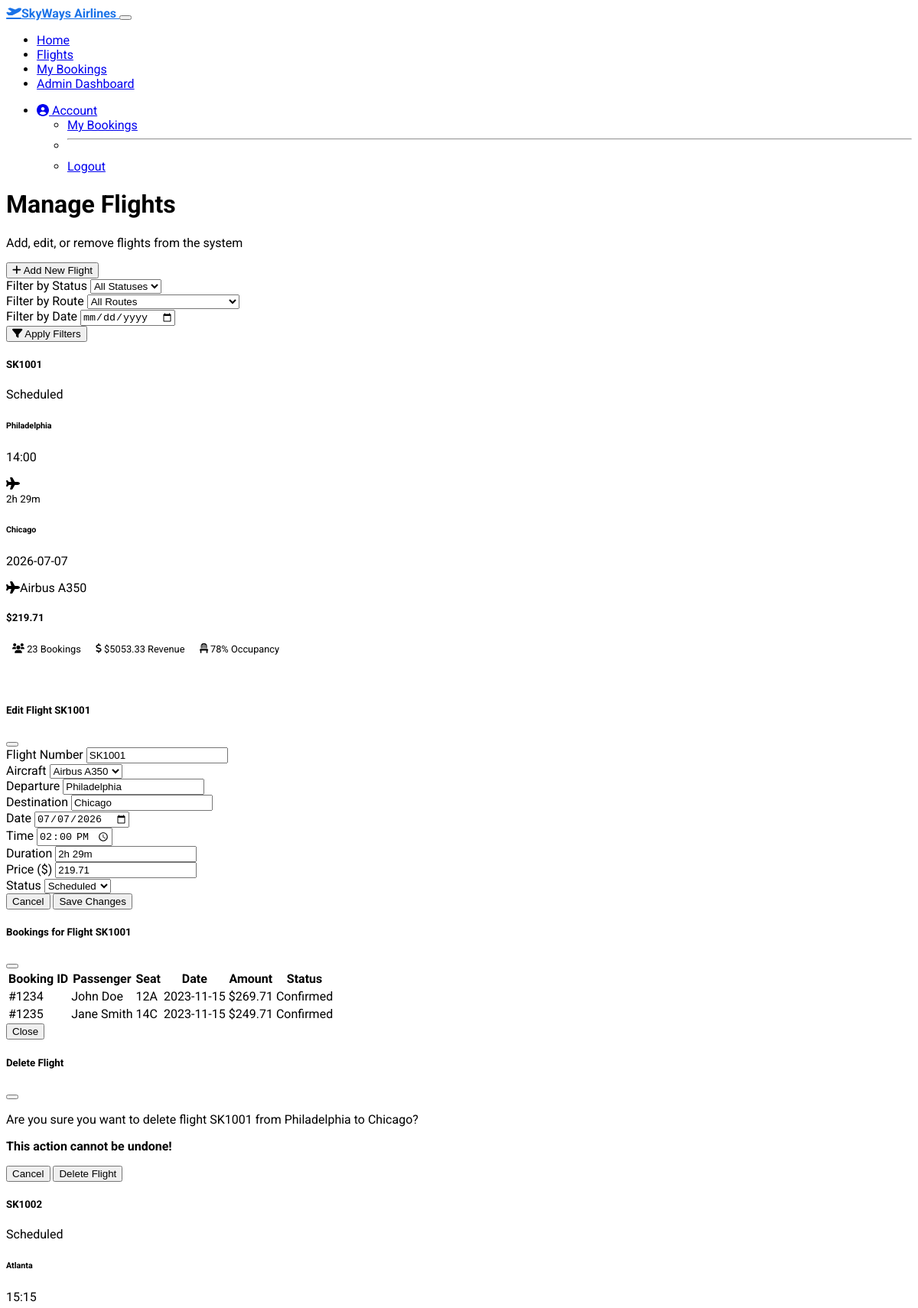
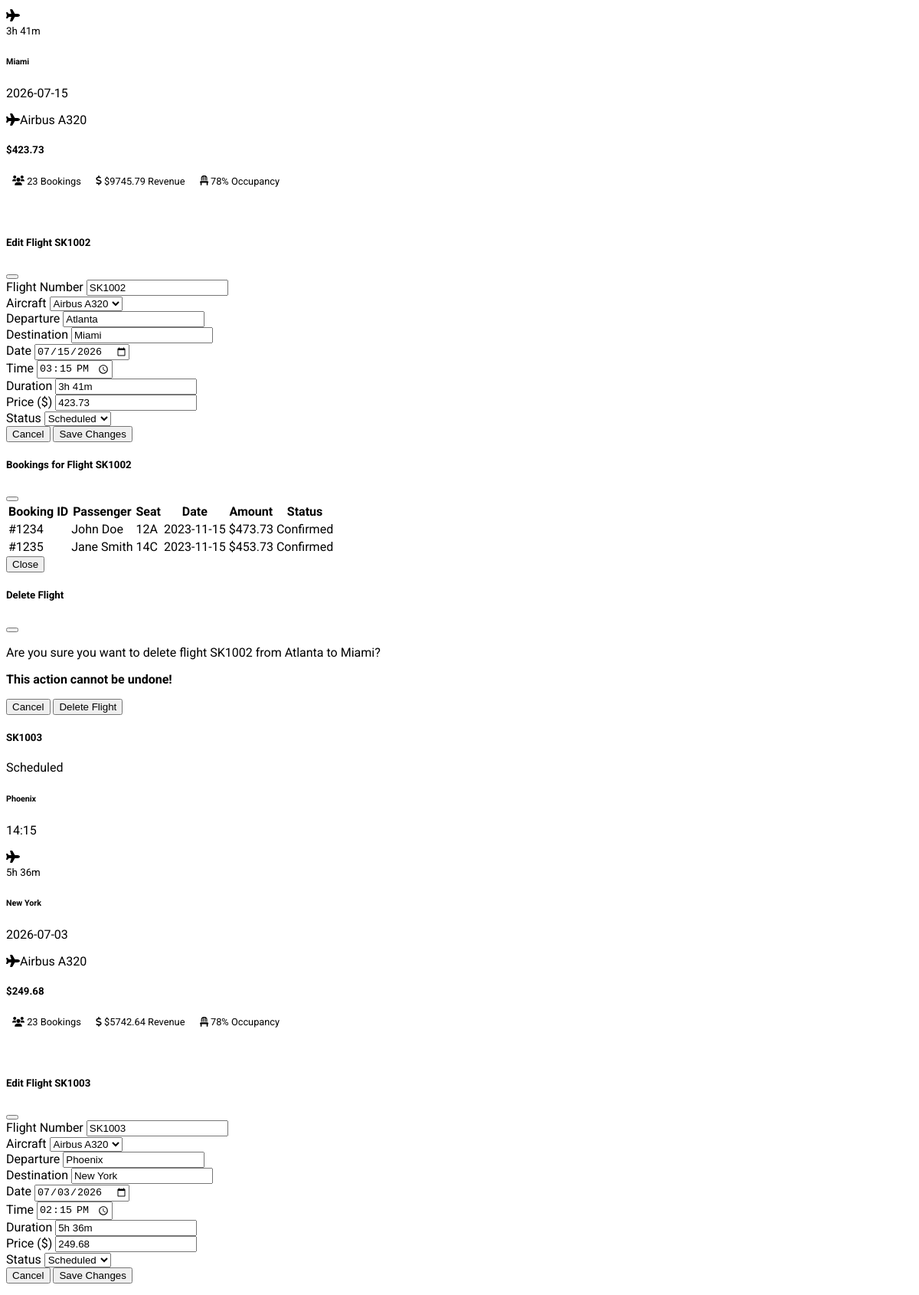
The page /admin/flights (signed in, upper part) on the database its author committed (2 pictures, top to bottom).
### models.py (models this page shows)
class Flight(db.Model):
    __tablename__ = 'flights'
    id = db.Column(db.Integer, primary_key=True)
    flight_number = db.Column(db.String(10), nullable=False)
    departure = db.Column(db.String(100), nullable=False)
    destination = db.Column(db.String(100), nullable=False)
    date = db.Column(db.String(10), nullable=False)
    time = db.Column(db.String(10), nullable=False)
    duration = db.Column(db.String(10), nullable=False)
    price = db.Column(db.Float, nullable=False)
    aircraft = db.Column(db.String(100), nullable=False)
    status = db.Column(db.String(20), default='Scheduled')
    bookings = db.relationship('Booking', backref='flight', lazy=True)

### app.py (the view)
@app.route('/admin/flights')
@admin_required
def admin_flights():
    all_flights = get_flights()
    return render_template('admin/manage_flights.html', flights=all_flights)

### models.py (called while the page is built)
def get_user_by_id(user_id):
    return User.query.get(user_id)

def get_flights():
    return Flight.query.all()

### utils.py (called while the page is built)
def admin_required(f):
    @wraps(f)
    def decorated_function(*args, **kwargs):
        if 'user_id' not in session:
            flash('Please log in to access this page', 'warning')
            return redirect(url_for('login'))
        user = get_user_by_id(session['user_id'])
        if not user or not user.is_admin:
            flash('You do not have permission to access this page', 'danger')
            return redirect(url_for('index'))
        return f(*args, **kwargs)
    return decorated_function

### templates/admin/manage_flights.html (shortened to what this page needs)
{% extends 'base.html' %}
{% block content %}
<div class="d-flex justify-content-between align-items-center mb-4">
    <div>
        <h1 class="mb-1">Manage Flights</h1>
        <p class="text-muted">Add, edit, or remove flights from the system</p>
    </div>
    <div>
        <button class="btn btn-primary" data-bs-toggle="modal" data-bs-target="#addFlightModal">
            <i class="fas fa-plus me-2"></i> Add New Flight
        </button>
    </div>
</div>
<div class="card mb-4">
    <div class="card-body">
        <div class="row">
            <div class="col-md-3 mb-3 mb-md-0">
                <label class="form-label">Filter by Status</label>
                <select class="form-select" id="status-filter">
                    <option selected>All Statuses</option>
                </select>
            </div>
            <div class="col-md-3 mb-3 mb-md-0">
                <label class="form-label">Filter by Route</label>
                <select class="form-select" id="route-filter">
                    <option selected>All Routes</option>
                </select>
            </div>
            <div class="col-md-3 mb-3 mb-md-0">
                <label class="form-label">Filter by Date</label>
                <input type="date" class="form-control" id="date-filter">
            </div>
            <div class="col-md-3 d-flex align-items-end">
                <button class="btn btn-primary w-100" id="apply-filters">
                    <i class="fas fa-filter me-2"></i> Apply Filters
                </button>
            </div>
        </div>
    </div>
</div>
<div class="row" id="flight-list">
    {% for flight in flights %}
        <div class="col-md-6 mb-4">
            <div class="card flight-card h-100">
                <div class="card-header bg-primary text-white d-flex justify-content-between align-items-center">
                    <h5 class="mb-0">{{ flight.flight_number }}</h5>
                    <span class="badge bg-{{ 'success' if flight.status == 'Scheduled' else 'warning' if flight.status == 'Delayed' else 'danger' }}">
                        {{ flight.status }}
                    </span>
                </div>
                <div class="card-body">
                    <div class="row mb-3">
                        <div class="col-5 text-center">
                            <h6>{{ flight.departure }}</h6>
                            <p class="text-muted mb-0">{{ flight.time }}</p>
                        </div>
                        <div class="col-2 text-center d-flex flex-column align-items-center justify-content-center">
                            <div class="flight-path">
                                <i class="fas fa-plane text-primary"></i>
                            </div>
                            <small class="text-muted">{{ flight.duration }}</small>
                        </div>
                        <div class="col-5 text-center">
                            <h6>{{ flight.destination }}</h6>
                            <p class="text-muted mb-0">{{ flight.date }}</p>
                        </div>
                    </div>
                    <div class="d-flex justify-content-between align-items-center">
                        <div>
                            <p class="mb-1"><i class="fas fa-plane me-2"></i>{{ flight.aircraft }}</p>
                        </div>
                        <div>
                            <h5 class="text-primary mb-0">${{ "%.2f"|format(flight.price) }}</h5>
                        </div>
                    </div>
                    <div class="mt-3 d-flex gap-2 flex-wrap">
                        <span class="badge bg-primary bg-opacity-10 text-primary stats-badge">
                            <i class="fas fa-users me-1"></i> 23 Bookings
                        </span>
                        <span class="badge bg-success bg-opacity-10 text-success stats-badge">
                            <i class="fas fa-dollar-sign me-1"></i> ${{ "%.2f"|format(flight.price * 23) }} Revenue
                        </span>
                        <span class="badge bg-info bg-opacity-10 text-info stats-badge">
                            <i class="fas fa-chair me-1"></i> 78% Occupancy
                        </span>
                    </div>
                </div>
                <div class="card-footer">
                    <div class="d-flex justify-content-between">
                    </div>
                </div>
            </div>
        </div>
        <div class="modal fade" id="editFlightModal{{ flight.id }}" tabindex="-1" aria-hidden="true">
            <div class="modal-dialog modal-lg">
                <div class="modal-content">
                    <div class="modal-header">
                        <h5 class="modal-title">Edit Flight {{ flight.flight_number }}</h5>
                        <button type="button" class="btn-close" data-bs-dismiss="modal" aria-label="Close"></button>
                    </div>
                    <div class="modal-body">
                        <form>
                            <div class="row mb-3">
                                <div class="col-md-6">
                                    <label class="form-label">Flight Number</label>
                                    <input type="text" class="form-control" value="{{ flight.flight_number }}">
                                </div>
                                <div class="col-md-6">
                                    <label class="form-label">Aircraft</label>
                                    <select class="form-select">
                                        <option {% if flight.aircraft == 'Airbus A320' %}selected{% endif %}>Airbus A320</option>
                                        <option {% if flight.aircraft == 'Airbus A350' %}selected{% endif %}>Airbus A350</option>
                                    </select>
                                </div>
                            </div>
                            <div class="row mb-3">
                                <div class="col-md-6">
                                    <label class="form-label">Departure</label>
                                    <input type="text" class="form-control" value="{{ flight.departure }}">
                                </div>
                                <div class="col-md-6">
                                    <label class="form-label">Destination</label>
                                    <input type="text" class="form-control" value="{{ flight.destination }}">
                                </div>
                            </div>
                            <div class="row mb-3">
                                <div class="col-md-4">
                                    <label class="form-label">Date</label>
                                    <input type="date" class="form-control" value="{{ flight.date }}">
                                </div>
                                <div class="col-md-4">
                                    <label class="form-label">Time</label>
                                    <input type="time" class="form-control" value="{{ flight.time }}">
                                </div>
                                <div class="col-md-4">
                                    <label class="form-label">Duration</label>
                                    <input type="text" class="form-control" value="{{ flight.duration }}">
                                </div>
                            </div>
                            <div class="row mb-3">
                                <div class="col-md-6">
                                    <label class="form-label">Price ($)</label>
                                    <input type="number" class="form-control" value="{{ flight.price }}">
                                </div>
                                <div class="col-md-6">
                                    <label class="form-label">Status</label>
                                    <select class="form-select">
                                        <option {% if flight.status == 'Scheduled' %}selected{% endif %}>Scheduled</option>
                                    </select>
                                </div>
                            </div>
                        </form>
                    </div>
                    <div class="modal-footer">
                        <button type="button" class="btn btn-secondary" data-bs-dismiss="modal">Cancel</button>
                        <button type="button" class="btn btn-primary">Save Changes</button>
                    </div>
                </div>
            </div>
        </div>
        <div class="modal fade" id="viewBookingsModal{{ flight.id }}" tabindex="-1" aria-hidden="true">
            <div class="modal-dialog modal-lg">
                <div class="modal-content">
                    <div class="modal-header">
                        <h5 class="modal-title">Bookings for Flight {{ flight.flight_number }}</h5>
                        <button type="button" class="btn-close" data-bs-dismiss="modal" aria-label="Close"></button>
                    </div>
                    <div class="modal-body">
                        <div class="table-responsive">
                            <table class="table">
                                <thead>
                                    <tr>
                                        <th>Booking ID</th>
                                        <th>Passenger</th>
                                        <th>Seat</th>
                                        <th>Date</th>
                                        <th>Amount</th>
                                        <th>Status</th>
                                    </tr>
                                </thead>
                                <tbody>
                                    <tr>
                                        <td>#1234</td>
                                        <td>John Doe</td>
                                        <td>12A</td>
                                        <td>2023-11-15</td>
                                        <td>${{ "%.2f"|format(flight.price + 50) }}</td>
                                        <td><span class="badge bg-success">Confirmed</span></td>
                                    </tr>
                                    <tr>
                                        <td>#1235</td>
                                        <td>Jane Smith</td>
                                        <td>14C</td>
                                        <td>2023-11-15</td>
                                        <td>${{ "%.2f"|format(flight.price + 30) }}</td>
                                        <td><span class="badge bg-success">Confirmed</span></td>
                                    </tr>
                                </tbody>
                            </table>
                        </div>
                    </div>
                    <div class="modal-footer">
                        <button type="button" class="btn btn-secondary" data-bs-dismiss="modal">Close</button>
                    </div>
                </div>
            </div>
        </div>
        <div class="modal fade" id="deleteFlightModal{{ flight.id }}" tabindex="-1" aria-hidden="true">
            <div class="modal-dialog">
                <div class="modal-content">
                    <div class="modal-header">
                        <h5 class="modal-title">Delete Flight</h5>
                        <button type="button" class="btn-close" data-bs-dismiss="modal" aria-label="Close"></button>
                    </div>
                    <div class="modal-body">
                        <p>Are you sure you want to delete flight {{ flight.flight_number }} from {{ flight.departure }} to {{ flight.destination }}?</p>
                        <p class="text-danger"><strong>This action cannot be undone!</strong></p>
                    </div>
                    <div class="modal-footer">
                        <button type="button" class="btn btn-secondary" data-bs-dismiss="modal">Cancel</button>
                        <button type="button" class="btn btn-danger">Delete Flight</button>
                    </div>
                </div>
            </div>
        </div>
    {% endfor %}
</div>
{% endblock %}

### static/css/styles.css (style rules this page uses)
:root { --sky-blue: #1a73e8; --sky-blue-light: #d0e3ff; --navy: #0d47a1; --cloud-white: #f8f9fa; --silver: #e9ecef; --midnight: #212529; }
body { font-family: 'Roboto', sans-serif; color: var(--bs-body-color); background-color: var(--bs-body-bg); }
.flight-card { border-radius: 8px; transition: transform 0.2s; margin-bottom: 1rem; }

### templates/admin/manage_flights.html (style rules this page uses)
.stats-badge { font-size: 0.8rem; padding: 0.3rem 0.5rem; }

### rows shown on the page
Flight: flight_number "SK1001", status "Scheduled", departure "Philadelphia", time "14:00", duration "2h 29m", destination "Chicago", date "2026-07-07", aircraft "Airbus A350", price "219.71", flight.price*23 "5053.33", date "07/07/2026", flight.price+50 "269.71", flight.price+30 "249.71"
Flight: flight_number "SK1002", status "Scheduled", departure "Atlanta", time "15:15", duration "3h 41m", destination "Miami", date "2026-07-15", aircraft "Airbus A320", price "423.73", flight.price*23 "9745.79", date "07/15/2026", flight.price+50 "473.73", flight.price+30 "453.73"
Flight: flight_number "SK1003", status "Scheduled", departure "Phoenix", time "14:15", duration "5h 36m", destination "New York", date "2026-07-03", aircraft "Airbus A320", price "249.68", flight.price*23 "5742.64", date "07/03/2026"
